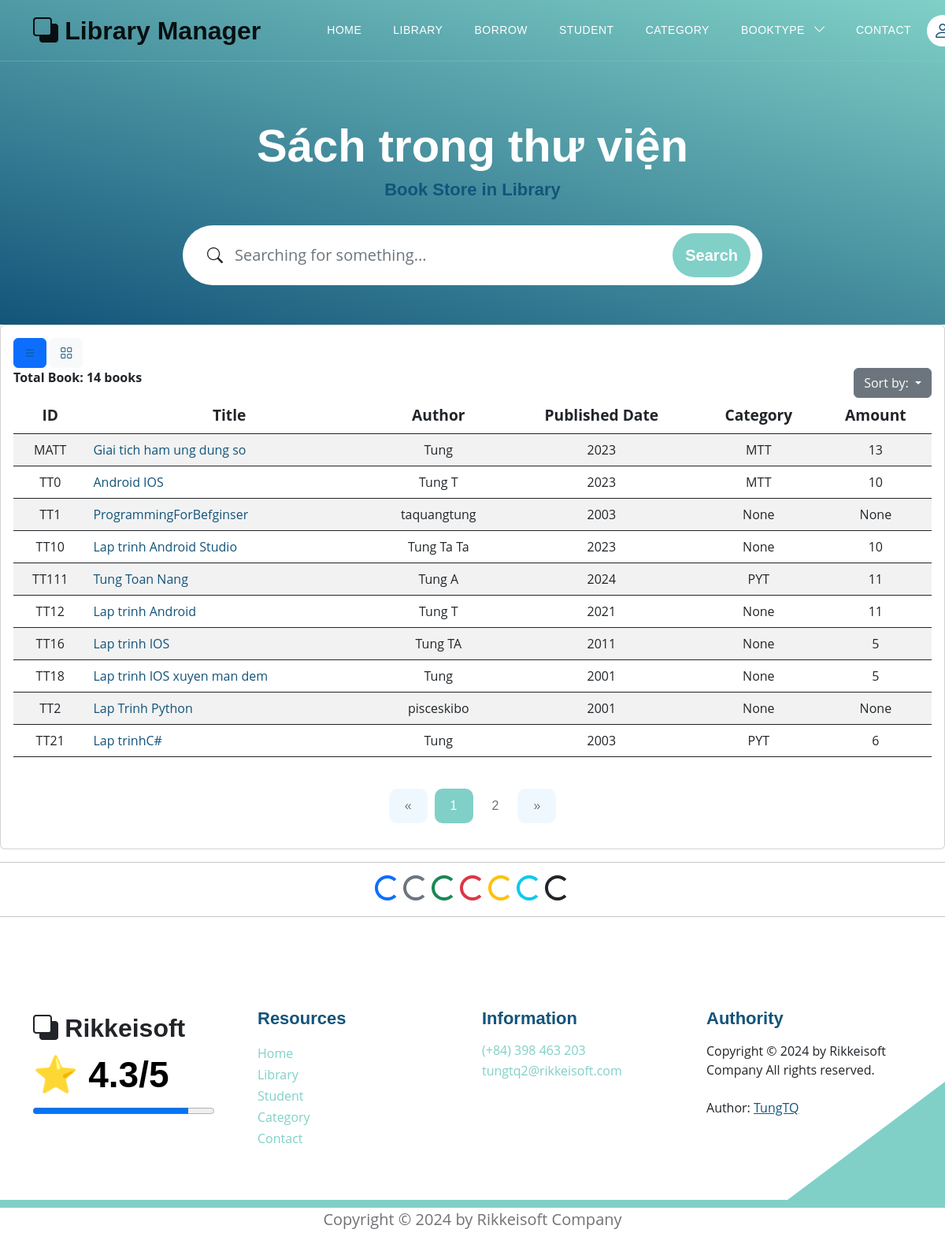
The page /books?bookview=0 on the database as committed earlier.
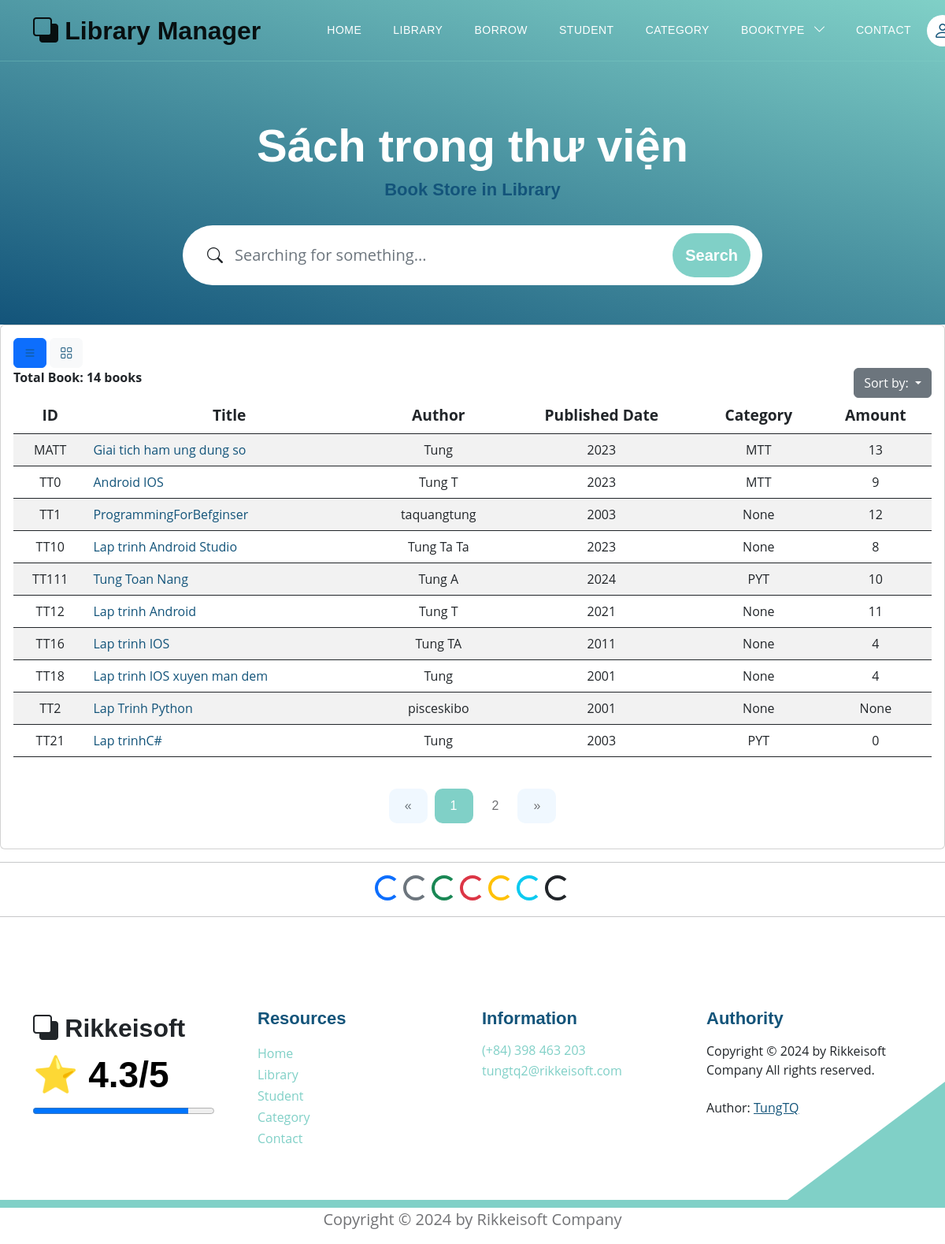
The same page on the database as committed later.
### models.py (models this page shows, shortened)
class Book(Base):
    __tablename__ = 'books'
    username_id = Column(String(30), ForeignKey('users.username'), nullable=False)
    id_book = Column(String(30), primary_key=True, unique=True, index=True)         # Số thứ tự sách
    title = Column(String(100), index=True)      # Tiêu đề sách
    author = Column(String(100), index=True)     # Tác giả
    year = Column(Integer)                  # Năm xuất bản
    quantity_amount = Column(Integer, index=True, default=0)
    category_id = Column(String(10), ForeignKey('category.category_id'), nullable=False)
    insert_at = Column(DateTime, index=True)
    insert_id = Column(String(30), index=True)
    update_at = Column(DateTime,index=True)
    update_id = Column(String(30), index=True)
    delete_at = Column(DateTime,index=True)
    delete_id = Column(String(30), index=True)
    delete_flag = Column(Integer, index=True)
    image_book = Column(String(100), index=True, nullable=True)         # Đường dẫn tới ảnh của sách
    pdf_book = Column(String(100), index=True, nullable=True)           # Đường dẫn tới file PDF của sách
    user = relationship("User", back_populates="books")
    category = relationship("Category", back_populates="category_books")
    borrows = relationship("BorrowBook", back_populates="book_borrow")
    borrowfinal = relationship("BorrowBookFinal", back_populates="book_borrow_final")

class Category(Base):
    __tablename__ = 'category'
    category_id = Column(String(10), primary_key=True, index=True)
    category_name = Column(String(50), index=True)
    insert_at = Column(DateTime, index=True)
    insert_id = Column(String(30), index=True)
    update_at = Column(DateTime,index=True)
    update_id = Column(String(30), index=True)
    delete_at = Column(DateTime,index=True)
    delete_id = Column(String(30), index=True)
    delete_flag = Column(Integer, index=True)
    category_books = relationship("Book", back_populates="category")

### routers/book.py (the view)
@router.get('/books', response_class=HTMLResponse)
async def read_all_books(request: Request, bookview: int, page: int = Query(1, gt=0), page_size: int = Query(10, gt=0), page_size2: int = Query(12, gt = 0), db: Session = Depends(models.get_db)):
    mean_star = function.get_mean_star(db)
    all_category2 = db.query(models.Category).filter(models.Category.delete_flag != 1).all()
    if bookview == 0:
        offset = (page - 1) * page_size
        books = db.query(models.Book).filter(models.Book.delete_flag == 0).order_by(models.Book.id_book).offset(offset).limit(page_size).all()
        total_books = db.query(models.Book).filter(models.Book.delete_flag == 0).count()
        total_pages = (total_books + page_size - 1) // page_size  # Tính toán tổng số trang
        return templates.TemplateResponse("library.html", {
            "request": request,
            "books": books,
            "total_books": total_books,
            "page": page,
            "total_pages": total_pages,
            "mean_star": mean_star,
            "bookview": bookview,
            "all_category2": all_category2
        })
    else:
        offset = (page - 1) * page_size2
        books = db.query(models.Book).filter(models.Book.delete_flag == 0).order_by(models.Book.id_book).offset(offset).limit(page_size2).all()
        total_books = db.query(models.Book).filter(models.Book.delete_flag == 0).count()
        total_pages = (total_books + page_size2 - 1) // page_size2  # Tính toán tổng số trang
        return templates.TemplateResponse("library_view.html", {
            "request": request,
            "books": books,
            "total_books": total_books,
            "page": page,
            "total_pages": total_pages,
            "mean_star": mean_star,
            "bookview": bookview,
            "all_category2": all_category2
        })

### templates/library.html (shortened to what the changed rows need)
{% extends "base.html" %}
{% block content %}
<section class="hero-section d-flex justify-content-center align-items-center" id="section_1"
    style="padding-bottom: 50px;">
    <div class="container">
        <div class="row">
            <div class="col-lg-8 col-12 mx-auto">
                <h1 class="text-white text-center"> Sách trong thư viện </h1>
            </div>
        </div>
    </div>
</section>
<div class="card card-table comman-shadow">
    <div class="card-body">
        <div class="table-responsive">
            <div id="DataTables_Table_0_wrapper" class="dataTables_wrapper no-footer">
                <table
                    class="table border-0 star-student table-hover table-center mb-0 datatable table-striped dataTable no-footer"
                    id="DataTables_Table_0" aria-describedby="DataTables_Table_0_info">
                    <thead class="student-thread">
                        <tr style="text-align: center; font-size:larger;">
                            <th rowspan="1" colspan="1"
                                aria-label="ID: activate to sort column ascending">ID</th>
                            <th rowspan="1" colspan="1"
                                aria-label="Title: activate to sort column ascending">Title</th>
                            <th rowspan="1" colspan="1"
                                aria-label="Author: activate to sort column ascending">Author</th>
                            <th rowspan="1" colspan="1"
                                aria-label="Published Date: activate to sort column ascending">Published Date</th>
                            <th rowspan="1" colspan="1"
                                aria-label="Category: activate to sort column ascending">Category</th>
                            <th rowspan="1" colspan="1"
                                aria-label="Action: activate to sort column ascending">Amount</th>
                        </tr>
                    </thead>
                    <tbody>
                        <form action="">
                        {% for book in books %}
                            <tr class="{% if loop.index is even %} even {% else %}odd{% endif %}">
                                <td style="text-align: center;">{{ book.id_book }}</td>
                                <td> <a href="/books/detail_book?choice_book={{book.id_book}}">{{ book.title }}</a></td>
                                <td style="text-align: center;">{{ book.author }}</td>
                                <td style="text-align: center;">{{ book.year }}</td>
                                <td style="text-align: center;">{{ book.category }}</td>
                                <td style="text-align: center;">{{ book.quantity_amount }}</td>
                            </tr>
                        {% endfor %}
                        </form>
                    </tbody>
                </table>
            </div>
        </div>
    </div>
</div>
{% endblock content %}

Rows that differ between the two databases and show on the page:
changed Book "TT0": quantity_amount "10" → "9"
changed Book "TT1": quantity_amount "None" → "12"
changed Book "TT10": quantity_amount "10" → "8"
changed Book "TT111": quantity_amount "11" → "10"
changed Book "TT16": quantity_amount "5" → "4"
changed Book "TT18": quantity_amount "5" → "4"
changed Book "TT21": quantity_amount "6" → "0"
